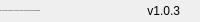
              <widget class="QFrame" name="bottomBar">
               <property name="minimumSize">
                <size>
                 <width>0</width>
                 <height>22</height>
                </size>
               </property>
               <property name="maximumSize">
                <size>
                 <width>16777215</width>
                 <height>22</height>
                </size>
               </property>
               <property name="frameShape">
                <enum>QFrame::Shape::NoFrame</enum>
               </property>
               <property name="frameShadow">
                <enum>QFrame::Shadow::Raised</enum>
               </property>
               <layout class="QHBoxLayout" name="horizontalLayout_5">
                <property name="spacing">
                 <number>0</number>
                </property>
                <property name="leftMargin">
                 <number>0</number>
                </property>
                <property name="topMargin">
                 <number>0</number>
                </property>
                <property name="rightMargin">
                 <number>0</number>
                </property>
                <property name="bottomMargin">
                 <number>0</number>
                </property>
                <item>
                 <widget class="QLabel" name="creditsLabel">
                  <property name="maximumSize">
                   <size>
                    <width>16777215</width>
                    <height>16</height>
                   </size>
                  </property>
                  <property name="font">
                   <font>
                    <family>Segoe UI</family>
                    <pointsize>-1</pointsize>
                    <italic>false</italic>
                    <bold>false</bold>
                   </font>
                  </property>
                  <property name="text">
                   <string>Hecho con amor por Rodrigo y Gustavo con ayuda de PyDracula de Wanderson-Magalhaes</string>
                  </property>
                  <property name="alignment">
                   <set>Qt::AlignmentFlag::AlignLeading|Qt::AlignmentFlag::AlignLeft|Qt::AlignmentFlag::AlignVCenter</set>
                  </property>
                 </widget>
                </item>
                <item>
                 <widget class="QLabel" name="version">
                  <property name="text">
                   <string>v1.0.3</string>
                  </property>
                  <property name="alignment">
                   <set>Qt::AlignmentFlag::AlignRight|Qt::AlignmentFlag::AlignTrailing|Qt::AlignmentFlag::AlignVCenter</set>
                  </property>
                 </widget>
                </item>
                <item>
                 <widget class="QFrame" name="frame_size_grip">
                  <property name="minimumSize">
                   <size>
                    <width>20</width>
                    <height>0</height>
                   </size>
                  </property>
                  <property name="maximumSize">
                   <size>
                    <width>20</width>
                    <height>16777215</height>
                   </size>
                  </property>
                  <property name="frameShape">
                   <enum>QFrame::Shape::NoFrame</enum>
                  </property>
                  <property name="frameShadow">
                   <enum>QFrame::Shadow::Raised</enum>
                  </property>
                 </widget>
                </item>
               </layout>
              </widget>
